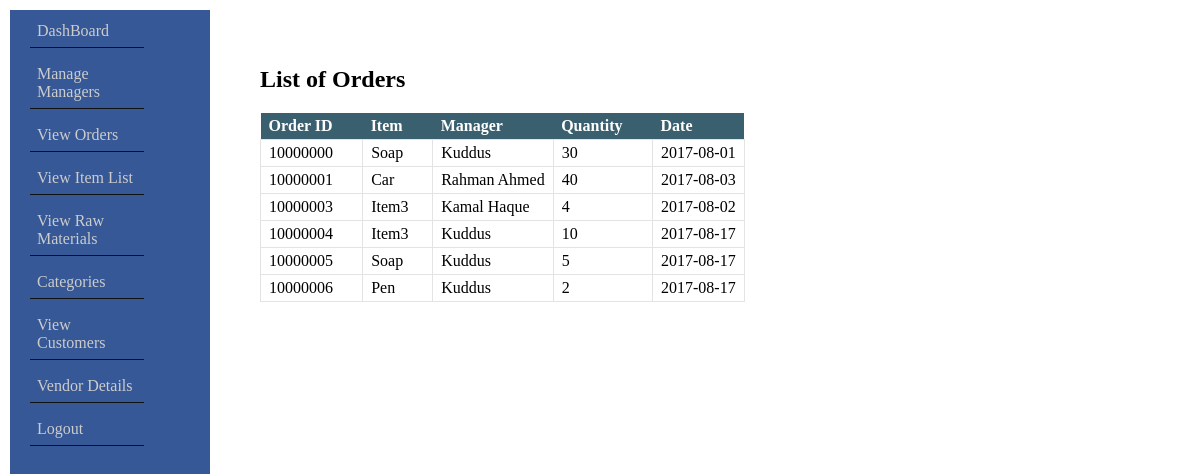
The page /view_order_admin.php on the database its author committed.
### tables this page shows
CREATE TABLE `orders` (
  `order_id` int(10) NOT NULL,
  `item_id` int(10) NOT NULL,
  `manager_id` int(10) NOT NULL,
  `customer_id` int(10) NOT NULL,
  `order_quantity` int(10) NOT NULL,
  `order_date` date NOT NULL,
  `total_price` double NOT NULL
);

CREATE TABLE `items` (
  `item_id` int(10) NOT NULL,
  `item_name` varchar(20) NOT NULL,
  `category_id` int(10) NOT NULL,
  `item_price` double NOT NULL,
  `item_stock` int(10) NOT NULL,
  `production_date` date NOT NULL
);

CREATE TABLE `manager` (
  `manager_id` int(10) NOT NULL,
  `manager_name` varchar(20) NOT NULL,
  `hire_date` date NOT NULL,
  `manager_salary` int(20) NOT NULL,
  `manager_email` varchar(20) NOT NULL,
  `manager_contact_no` varchar(20) NOT NULL
);

### db.php (called while the page is built, shortened)
<?php
function getJSONFromDB($sql){
	$conn = mysqli_connect("localhost", "root", "","ims");
	$result = mysqli_query($conn, $sql)or die(mysqli_error($$conn));
	$arr=array();
	while($row = mysqli_fetch_assoc($result)) {
		$arr[]=$row;
	}
	return json_encode($arr);
}
?>

### view_order_admin.php (the view, shortened to what this page needs)
<?php
require("db.php");
$result = getJSONFromDB("select orders.order_id, items.item_name, manager.manager_name, orders.order_quantity, orders.order_date from orders INNER JOIN items on orders.item_id = items.item_id INNER JOIN manager on orders.manager_id = manager.manager_id");
$result = json_decode($result, true);
?>
<!DOCTYPE html>
<html>
<head>
</head>
<body>
	<br><br>
	<div id="bd">
		<div class = "left">
			<table id="tbb">
			<h2>List of Orders</h2>
				<th>Order ID</th> <th>Item</th> <th> Manager </th> <th> Quantity </th> <th>Date</th>
				<?php
					for($i=0;$i<sizeof($result);$i++){
						$id = $result[$i]["order_id"];
						$item_name = $result[$i]["item_name"];
						$manager_name = $result[$i]["manager_name"];
						$quantity = $result[$i]["order_quantity"];
						$date = $result[$i]["order_date"];
						echo "<tr>
							<td>$id</td>
							<td>$item_name</td>
							<td>$manager_name</td>
							<td>$quantity</td>
							<td>$date</td>
						 </tr>";
					}
				 ?>
			</table>
		</div>
	</div>
</body>
</html>

### admin_side_bar_style.css (style rules this page uses)
body { margin: 10px; padding: 0px; }
#sidebar { background: #365896; width:200px; height:100%; display: block; position: absolute; left: 0px top: 0px; }
ul { margin: 0px; padding: 0px 20px; }
ul li { list-style: none; padding: 5px 0px; border-bottom: 1px solid rgba(50,30,70,0,3); }
ul li a { background: #365896; color: #ccc; border-bottom: 1px solid #111; display: block; width: 100px; padding: 7px; text-decoration: none; }

### view_order_admin.php (style rules this page uses)
#bd { margin-left: 250px; }
#tbb { border-collapse: collapse; }
#tbb th { text-align: left; background-color: #3a6070; color: #FFF; padding: 4px 30px 4px 8px; }
#tbb td { border : 1px solid #e3e3e3; padding: 4px 8px; }

### rows shown on the page
orders: order_id "10000000", item.item_name "Soap", manager.manager_name "Kuddus", order_quantity "30", order_date "2017-08-01"
orders: order_id "10000001", item.item_name "Car", manager.manager_name "Rahman Ahmed", order_quantity "40", order_date "2017-08-03"
orders: order_id "10000003", item.item_name "Item3", manager.manager_name "Kamal Haque", order_quantity "4", order_date "2017-08-02"
orders: order_id "10000004", item.item_name "Item3", manager.manager_name "Kuddus", order_quantity "10", order_date "2017-08-17"
orders: order_id "10000005", item.item_name "Soap", manager.manager_name "Kuddus", order_quantity "5", order_date "2017-08-17"
orders: order_id "10000006", item.item_name "Pen", manager.manager_name "Kuddus", order_quantity "2", order_date "2017-08-17"
